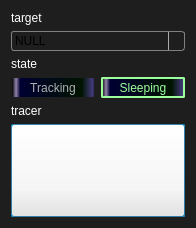
<?xml version="1.0" encoding="UTF-8"?>
<ui version="4.0">
 <class>TrackerComponentUI</class>
 <widget class="QWidget" name="TrackerComponentUI">
  <property name="geometry">
   <rect>
    <x>0</x>
    <y>0</y>
    <width>196</width>
    <height>228</height>
   </rect>
  </property>
  <property name="windowTitle">
   <string>Form</string>
  </property>
  <property name="styleSheet">
   <string notr="true">background-color: rgb(30, 30, 30);
color: rgb(0, 0, 0);
font: 9pt &quot;Microsoft YaHei UI&quot;;</string>
  </property>
  <layout class="QFormLayout" name="formLayout">
   <property name="rowWrapPolicy">
    <enum>QFormLayout::WrapAllRows</enum>
   </property>
   <item row="0" column="0" colspan="2">
    <widget class="QLabel" name="target_tag">
     <property name="styleSheet">
      <string notr="true">color: rgb(255, 255, 255);</string>
     </property>
     <property name="text">
      <string>target</string>
     </property>
    </widget>
   </item>
   <item row="1" column="0" colspan="2">
    <widget class="QComboBox" name="target_selector">
     <property name="sizePolicy">
      <sizepolicy hsizetype="Preferred" vsizetype="Fixed">
       <horstretch>0</horstretch>
       <verstretch>0</verstretch>
      </sizepolicy>
     </property>
     <property name="styleSheet">
      <string notr="true">
QComboBox {
    border: 1px solid gray;
    border-radius: 3px;
    padding: 1px 18px 1px 3px;
    min-width: 6em;
}

QComboBox:editable {
    background: white;
}

QComboBox:!editable, QComboBox::drop-down:editable {
     
	 
     background: qlineargradient(x1: 0, y1: 0, x2: 0, y2: 1,
                                 stop: 0 #E1E1E1, stop: 0.4 #DDDDDD,
                                 stop: 0.5 #D8D8D8, stop: 1.0 #D3D3D3);
}

/* QComboBox gets the &quot;on&quot; state when the popup is open */
QComboBox:!editable:on, QComboBox::drop-down:editable:on {
    background: qlineargradient(x1: 0, y1: 0, x2: 0, y2: 1,
                                stop: 0 #D3D3D3, stop: 0.4 #D8D8D8,
                                stop: 0.5 #DDDDDD, stop: 1.0 #E1E1E1);
}

QComboBox:on { /* shift the text when the popup opens */
    padding-top: 3px;
    padding-left: 4px;
}

QComboBox::drop-down {
    subcontrol-origin: padding;
    subcontrol-position: top right;
    width: 15px;

    border-left-width: 1px;
    border-left-color: darkgray;
    border-left-style: solid; /* just a single line */
    border-top-right-radius: 3px; /* same radius as the QComboBox */
    border-bottom-right-radius: 3px;
}

QComboBox::down-arrow {
   image:url(:/16x16/downarrow16x16.png)
}

QComboBox::down-arrow:on { /* shift the arrow when popup is open */
    top: 1px;
    left: 1px;
}

QComboBox QAbstractItemView {
	
	 background: qlineargradient(x1: 0, y1: 0, x2: 0, y2: 1,
                                 stop: 0 #E1E1E1, stop: 0.4 #DDDDDD,
                                 stop: 0.5 #D8D8D8, stop: 1.0 #D3D3D3);
    border: 2px solid darkgray;
    selection-background-color: lightgray;
}</string>
     </property>
     <item>
      <property name="text">
       <string>NULL</string>
      </property>
     </item>
    </widget>
   </item>
   <item row="2" column="0" colspan="2">
    <widget class="QLabel" name="state_tag">
     <property name="styleSheet">
      <string notr="true">color: rgb(255, 255, 255);</string>
     </property>
     <property name="text">
      <string>state</string>
     </property>
    </widget>
   </item>
   <item row="3" column="0" colspan="2">
    <layout class="QHBoxLayout" name="state_layout">
     <item>
      <widget class="QToolButton" name="tracking_button">
       <property name="sizePolicy">
        <sizepolicy hsizetype="Preferred" vsizetype="Fixed">
         <horstretch>0</horstretch>
         <verstretch>0</verstretch>
        </sizepolicy>
       </property>
       <property name="minimumSize">
        <size>
         <width>0</width>
         <height>0</height>
        </size>
       </property>
       <property name="styleSheet">
        <string notr="true">QToolButton{
border: 2px solid rgba(0, 0, 0, 0);
border-radius: 2px;
color: rgb(175, 175, 175);
background-color: qlineargradient(spread:pad, x1:0, y1:0, x2:1, y2:0, stop:0 rgba(0, 0, 0, 255), stop:0.05 rgba(220, 195, 255, 155), stop:0.10 rgba(0, 0, 50, 255), stop:0.85 rgba(0, 20, 0, 255), stop:0.98 rgba(120, 100, 255, 100), stop: 1 rgba(50, 50, 150, 150));
}
QToolButton::hover{
color: rgb(255, 255, 255);
border: 1px solid rgb(255, 255, 255);
border-radius: 2px;
background-color: qlineargradient(spread:pad, x1:0, y1:0, x2:1, y2:0, stop:0 rgba(0, 0, 0, 255), stop:0.05 rgba(220, 195, 255, 155), stop:0.10 rgba(0, 0, 50, 255), stop:0.85 rgba(0, 20, 0, 255), stop:0.98 rgba(120, 100, 255, 100), stop: 1 rgba(50, 50, 150, 150));
}
QToolButton::checked{
color: rgb(155, 255, 155);
border: 2px solid rgb(155, 255, 155);
border-radius: 2px;
background-color: qlineargradient(spread:pad, x1:0, y1:0, x2:1, y2:0, stop:0 rgba(0, 0, 0, 255), stop:0.05 rgba(220, 195, 255, 155), stop:0.10 rgba(0, 0, 50, 255), stop:0.85 rgba(0, 20, 0, 255), stop:0.98 rgba(120, 100, 255, 100), stop: 1 rgba(50, 50, 150, 150));
}
QToolButton::checked::hover{
color: rgb(155, 255, 155);
border: 2px solid rgb(155, 255, 155);
border-radius: 2px;
background-color: qlineargradient(spread:pad, x1:0, y1:0, x2:1, y2:0, stop:0 rgba(0, 0, 0, 255), stop:0.05 rgba(220, 195, 255, 155), stop:0.10 rgba(0, 0, 50, 255), stop:0.85 rgba(0, 20, 0, 255), stop:0.98 rgba(120, 100, 255, 100), stop: 1 rgba(50, 50, 150, 150));
}</string>
       </property>
       <property name="text">
        <string>Tracking</string>
       </property>
       <property name="checkable">
        <bool>true</bool>
       </property>
       <property name="checked">
        <bool>false</bool>
       </property>
       <property name="autoRaise">
        <bool>false</bool>
       </property>
       <attribute name="buttonGroup">
        <string notr="true">tracker_controller_button_group</string>
       </attribute>
      </widget>
     </item>
     <item>
      <widget class="QToolButton" name="sleeping_button">
       <property name="sizePolicy">
        <sizepolicy hsizetype="Preferred" vsizetype="Fixed">
         <horstretch>0</horstretch>
         <verstretch>0</verstretch>
        </sizepolicy>
       </property>
       <property name="styleSheet">
        <string notr="true">QToolButton{
border: 2px solid rgba(0, 0, 0, 0);
border-radius: 2px;
color: rgb(175, 175, 175);
background-color: qlineargradient(spread:pad, x1:0, y1:0, x2:1, y2:0, stop:0 rgba(0, 0, 0, 255), stop:0.05 rgba(220, 195, 255, 155), stop:0.10 rgba(0, 0, 50, 255), stop:0.85 rgba(0, 20, 0, 255), stop:0.98 rgba(120, 100, 255, 100), stop: 1 rgba(50, 50, 150, 150));
}
QToolButton::hover{
color: rgb(255, 255, 255);
border: 1px solid rgb(255, 255, 255);
border-radius: 2px;
background-color: qlineargradient(spread:pad, x1:0, y1:0, x2:1, y2:0, stop:0 rgba(0, 0, 0, 255), stop:0.05 rgba(220, 195, 255, 155), stop:0.10 rgba(0, 0, 50, 255), stop:0.85 rgba(0, 20, 0, 255), stop:0.98 rgba(120, 100, 255, 100), stop: 1 rgba(50, 50, 150, 150));
}
QToolButton::checked{
color: rgb(155, 255, 155);
border: 2px solid rgb(155, 255, 155);
border-radius: 2px;
background-color: qlineargradient(spread:pad, x1:0, y1:0, x2:1, y2:0, stop:0 rgba(0, 0, 0, 255), stop:0.05 rgba(220, 195, 255, 155), stop:0.10 rgba(0, 0, 50, 255), stop:0.85 rgba(0, 20, 0, 255), stop:0.98 rgba(120, 100, 255, 100), stop: 1 rgba(50, 50, 150, 150));
}
QToolButton::checked::hover{
color: rgb(155, 255, 155);
border: 2px solid rgb(155, 255, 155);
border-radius: 2px;
background-color: qlineargradient(spread:pad, x1:0, y1:0, x2:1, y2:0, stop:0 rgba(0, 0, 0, 255), stop:0.05 rgba(220, 195, 255, 155), stop:0.10 rgba(0, 0, 50, 255), stop:0.85 rgba(0, 20, 0, 255), stop:0.98 rgba(120, 100, 255, 100), stop: 1 rgba(50, 50, 150, 150));
}</string>
       </property>
       <property name="text">
        <string>Sleeping</string>
       </property>
       <property name="checkable">
        <bool>true</bool>
       </property>
       <property name="checked">
        <bool>true</bool>
       </property>
       <property name="popupMode">
        <enum>QToolButton::DelayedPopup</enum>
       </property>
       <property name="autoRaise">
        <bool>false</bool>
       </property>
       <attribute name="buttonGroup">
        <string notr="true">tracker_controller_button_group</string>
       </attribute>
      </widget>
     </item>
    </layout>
   </item>
   <item row="4" column="0" colspan="2">
    <widget class="QLabel" name="tracer_tag">
     <property name="styleSheet">
      <string notr="true">color: rgb(255, 255, 255);</string>
     </property>
     <property name="text">
      <string>tracer</string>
     </property>
    </widget>
   </item>
   <item row="5" column="0" colspan="2">
    <widget class="QListWidget" name="tracer_list">
     <property name="styleSheet">
      <string notr="true">QListView {
   background-color: qlineargradient(spread:pad, x1:0, y1:0, x2:0, y2:1, stop:0 rgba(255, 255, 255, 255), stop:0.7 rgba(245, 245, 245, 255), stop:1  rgba(225, 225, 225, 255));
	border-radius:2px;
	border: 1px groove rgba(0, 120, 185, 155);
}
QMenu{
	color:white;
}
QScrollBar:vertical {
	 color:lightgrey;
     border: 2px solid grey;
     background: rgb(30, 30, 30);
 }
 QScrollBar::add-page:vertical, QScrollBar::sub-page:vertical {
	border-left: 2px inset grey;
	border-right: 1px solid rgba(0, 120, 150, 255);
	background: qlineargradient(spread:pad, x1:0, y1:0, x2:0, y2:1, stop:0 rgba(120, 120, 120, 255), stop:0.5 rgba(100, 100, 100, 255), stop:1 rgba(80, 80, 80, 255));
 }</string>
     </property>
    </widget>
   </item>
  </layout>
 </widget>
 <resources>
  <include location="../../resource/icons.qrc"/>
 </resources>
 <connections/>
 <buttongroups>
  <buttongroup name="tracker_controller_button_group"/>
 </buttongroups>
</ui>
